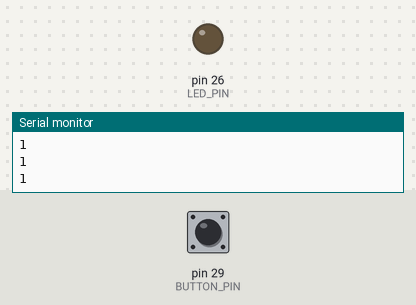
Bench run of a sketch on a simulated Arduino Mega 2560, built with avr-gcc and run on an emulated ATmega2560. Shown: output pins drawn as LEDs (lit = HIGH), the last lines printed to the serial monitor. Inputs (shaded band) come from the test bench; at power-on: pin 29 (BUTTON_PIN) HIGH.

Above: at 1.2 s.
1.3 s: pin 29 (BUTTON_PIN) pulled LOW for 0.15 s
At 1.4 s:
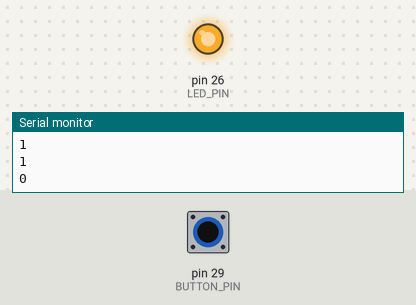
3.0 s: pin 29 (BUTTON_PIN) pulled LOW for 3.2 s
At 7.3 s:
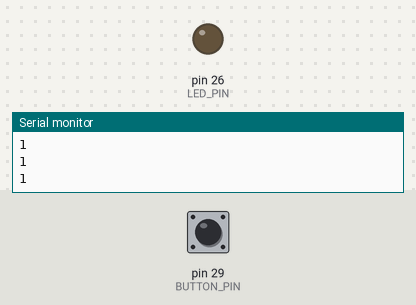
Timing chart, 0 to 8.8 s (numbered marks = the images above; inputs shaded):
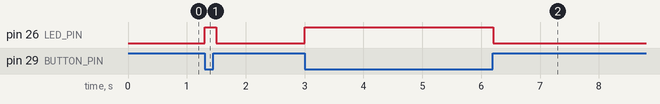

Measured:
- after the input at 1.3 s, pin 26 (LED_PIN): LOW → HIGH at once, → LOW 0.20 s later
- after the input at 3.0 s, pin 26 (LED_PIN): LOW → HIGH at once, → LOW 3.2 s later

The sketch:

button.ino
```cpp
#define BUTTON_PIN 29
#define LED_PIN 26
bool status = 0;

void setup()
{
  Serial.begin(9600);
  pinMode(BUTTON_PIN, INPUT_PULLUP);
  pinMode(LED_PIN, OUTPUT);
}

void loop()
{
  status = digitalRead(BUTTON_PIN);
  Serial.println(status);
  if (status == 1) {
    digitalWrite(LED_PIN, LOW);
  } else {
    digitalWrite(LED_PIN, HIGH);
  }
  delay(100);
}
```
